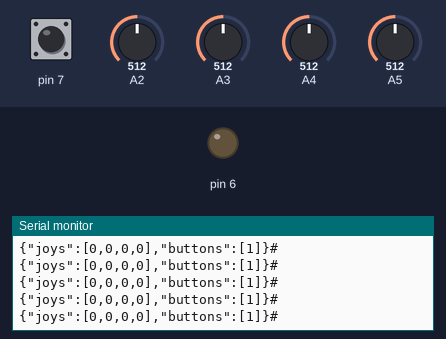
Recording of a sketch running on a simulated Arduino Uno, built for the host (arithmetic inside an expression is 32-bit, double 64-bit). Parts: output pins drawn as LEDs (lit = HIGH), the last lines printed to the serial monitor. Inputs (shaded band) come from the test bench; at power-on: A2 = 512, A3 = 512, A4 = 512, pin 7 HIGH, A5 = 512.

Above: at 1.2 s.
1.3 s: A2 set to 550
At 1.9 s:
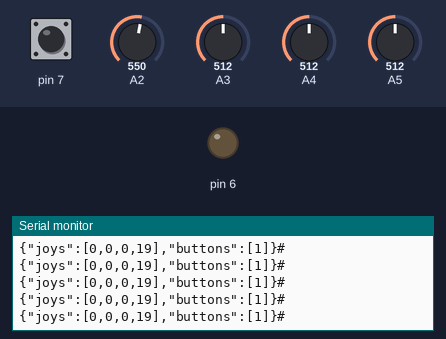
4.3 s: A3 set to 544
At 5.0 s:
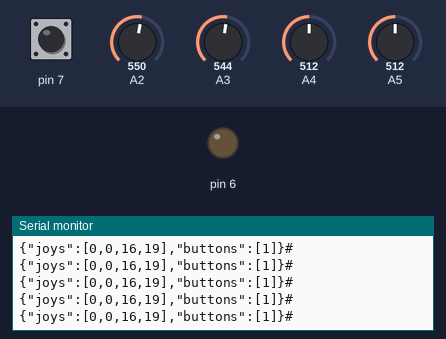
7.3 s: A4 set to 321
At 7.4 s:
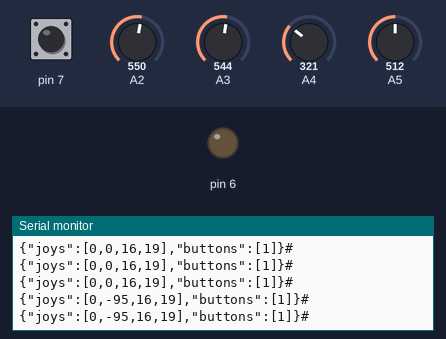
10.3 s: A4 set to 298
At 10.32 s:
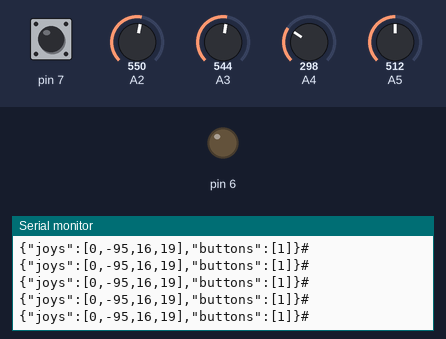
Timing chart, 0 to 13.3 s (numbered marks = the images above; inputs shaded):
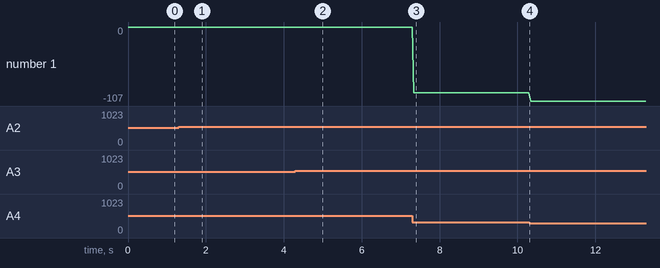

Measured:
- after the input at 1.3 s, the serial monitor: prints a new line at once (image 1)
- after the input at 4.3 s, the serial monitor: prints a new line at once (image 2)
- after the input at 7.3 s, the serial monitor: prints a new line at once (image 3)
- plotted number 1: 0 → -95 after the input at 7.3 s, -95 → -107 after the input at 10.3 s

The sketch:

btserial.ino
```cpp
#include <ArduinoJson.h>
#include <SoftwareSerial.h>
SoftwareSerial mySerial(12, 13);  // RX, TX
void setup() {
  Serial.begin(9600);
  pinMode(A4, INPUT);
  pinMode(A5, INPUT);
  pinMode(A2, INPUT);
  pinMode(A3, INPUT);
  pinMode(6,OUTPUT);
  pinMode(7,INPUT_PULLUP);
  mySerial.begin(9600);
}
long valx1, valy1, valx2, valy2;
void loop() {  // run over and over
// Serial.println(digitalRead(7));
  int y1 = analogRead(A4);
  int x1 = analogRead(A5);
  int y2 = analogRead(A2);
  int x2 = analogRead(A3);
  for (int i = 0; i <70; i++) {
    valx1 += x1;
    valy1 += y1;
    valx2 += x2;
    valy2 += y2;
  }
  x1 = map(valx1 / 70, 0, 1023, -255, 255);
  y1 = map(valy1 / 70, 0, 1023, -255, 255);
  y2 = map(valy2 / 70, 0, 1023, -255, 255);
  x2 = map(valx2 / 70, 0, 1023, -255, 255);
  valx1 = 0;
  valy1 = 0;
  valx2 = 0;
  valy2 = 0;
  //   if (prex1 != x1 || prey1 != y1 || prex2 != x2 || prey2 != y2) {
    StaticJsonDocument<200> doc;
    JsonArray joys = doc.createNestedArray("joys");  //using an array in json
    joys.add(x1);
    joys.add(y1);
    joys.add(x2);
    joys.add(y2);
    JsonArray buttons = doc.createNestedArray("buttons");
    buttons.add(digitalRead(7));
    //buttons.add(0);
    serializeJson(doc, Serial);
    Serial.println("#");
    serializeJson(doc, mySerial);
    mySerial.println("#");
    delay(10);
  // }
  //data = "";
  // prex1 = x1;
  // prey1 = y1;
  // prex2 = x2;
  // prey2 = y2;
  // last_millis = millis;
}
```
